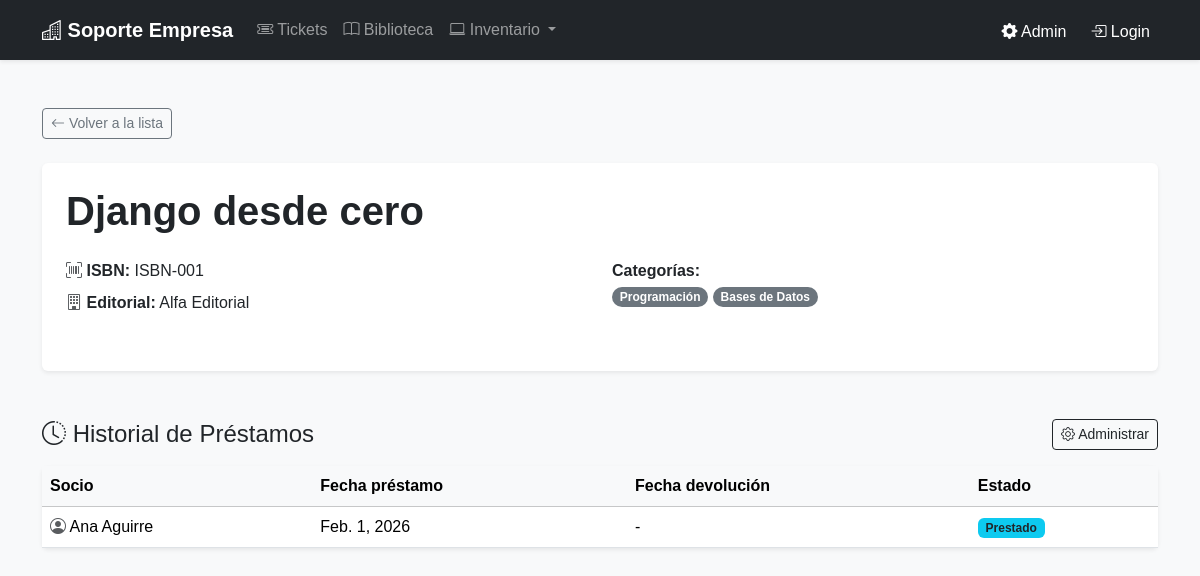
The app's page /biblioteca/libros/1/ with its own data.
### biblioteca/models.py (models this page shows, shortened)
class Libro(models.Model):
    titulo = models.CharField(max_length=160)
    isbn = models.CharField(max_length=20, unique=True)
    anio_publicacion = models.PositiveIntegerField(validators=[MinValueValidator(1)])
    editorial = models.ForeignKey(Editorial, on_delete=models.PROTECT,
    related_name="libros")
    categorias = models.ManyToManyField(Categoria, blank=True, related_name="libros")
    socios = models.ManyToManyField(Socio, through="Prestamo", related_name="libros_prestados")

class Editorial(models.Model):
    nombre = models.CharField(max_length=120, unique=True)

class Categoria(models.Model):
    nombre = models.CharField(max_length=80, unique=True)

class Prestamo(models.Model):
    ESTADOS = (
        ("PRESTADO", "Prestado"),
        ("DEVUELTO", "Devuelto"),
        ("ATRASADO", "Atrasado"),
    )
    socio = models.ForeignKey(Socio, on_delete=models.CASCADE, related_name="prestamos")
    libro = models.ForeignKey(Libro, on_delete=models.CASCADE, related_name="prestamos")
    fecha_prestamo = models.DateField()
    fecha_devolucion = models.DateField(null=True, blank=True)
    estado = models.CharField(max_length=10, choices=ESTADOS, default="PRESTADO")
    class Meta:
        constraints = [
            models.UniqueConstraint(
            fields=["socio", "libro", "fecha_prestamo"],
            name="uq_prestamo_socio_libro_fecha",
        )
    ]

class Socio(models.Model):
    user = models.OneToOneField(User, on_delete=models.CASCADE, related_name="socio")
    rut = models.CharField(max_length=12, unique=True)
    telefono = models.CharField(max_length=20, blank=True, default="")

### biblioteca/views.py (the view)
# urls.py: path("libros/<int:libro_id>/", views.detalle_libro, name="detalle_libro"),
def detalle_libro(request, libro_id):
    libro = (
        Libro.objects
        .select_related("editorial")
        .prefetch_related("categorias", "prestamos__socio__user")
        .get(id=libro_id)
    )
    prestamos = libro.prestamos.all().order_by("-fecha_prestamo")
    return render(request, "detalle_libro.html", {"libro": libro, "prestamos":prestamos})

### biblioteca/templates/detalle_libro.html
{% extends 'base.html' %}
{% block content %}
<div class="mb-4">
    <a href="{% url 'lista_libros' %}" class="btn btn-outline-secondary btn-sm"><i class="bi bi-arrow-left"></i> Volver a la lista</a>
</div>
<div class="card shadow-sm border-0 mb-5">
    <div class="card-body p-4">
        <h1 class="display-6 fw-bold mb-4">{{ libro.titulo }}</h1>
        <div class="row mb-4">
            <div class="col-md-6">
                <p class="mb-2"><i class="bi bi-upc-scan text-muted"></i> <strong>ISBN:</strong> {{ libro.isbn }}</p>
                <p class="mb-2"><i class="bi bi-building text-muted"></i> <strong>Editorial:</strong> {{ libro.editorial.nombre }}</p>
            </div>
            <div class="col-md-6">
                <strong>Categorías:</strong><br>
                {% for c in libro.categorias.all %}
                    <span class="badge rounded-pill text-bg-secondary mt-1">{{ c.nombre }}</span>
                {% empty %}
                    <span class="text-muted small">Sin categorías</span>
                {% endfor %}
            </div>
        </div>
    </div>
</div>
<div class="d-flex justify-content-between align-items-center mb-3">
    <h3 class="h4 mb-0"><i class="bi bi-clock-history"></i> Historial de Préstamos</h3>
    <a href="/admin/" class="btn btn-outline-dark btn-sm"><i class="bi bi-gear"></i> Administrar</a>
</div>
<div class="card shadow-sm border-0">
    <div class="table-responsive">
        <table class="table table-hover align-middle mb-0">
            <thead class="table-light">
                <tr>
                    <th>Socio</th>
                    <th>Fecha préstamo</th>
                    <th>Fecha devolución</th>
                    <th>Estado</th>
                </tr>
            </thead>
            <tbody>
                {% for p in prestamos %}
                <tr>
                    <td><i class="bi bi-person-circle text-muted"></i> {{ p.socio.user.get_full_name|default:p.socio.user.username }}</td>
                    <td>{{ p.fecha_prestamo }}</td>
                    <td>{{ p.fecha_devolucion|default:"-" }}</td>
                    <td><span class="badge bg-info text-dark">{{ p.get_estado_display }}</span></td>
                </tr>
                {% empty %}
                <tr><td colspan="4" class="text-center text-muted py-4">Sin préstamos registrados</td></tr>
                {% endfor %}
            </tbody>
        </table>
    </div>
</div>
{% endblock %}

### static/css/styles.css (style rules this page uses)
body { font-family: Arial, sans-serif; }

### records on screen
Libro: titulo "Django desde cero", isbn "ISBN-001", editorial.nombre "Alfa Editorial"
Categoria: nombre "Programación"
Categoria: nombre "Bases de Datos"
Prestamo: socio.user.get_full_name "Ana Aguirre", fecha_prestamo "Feb. 1, 2026", fecha_devolucion "-", estado "Prestado"
